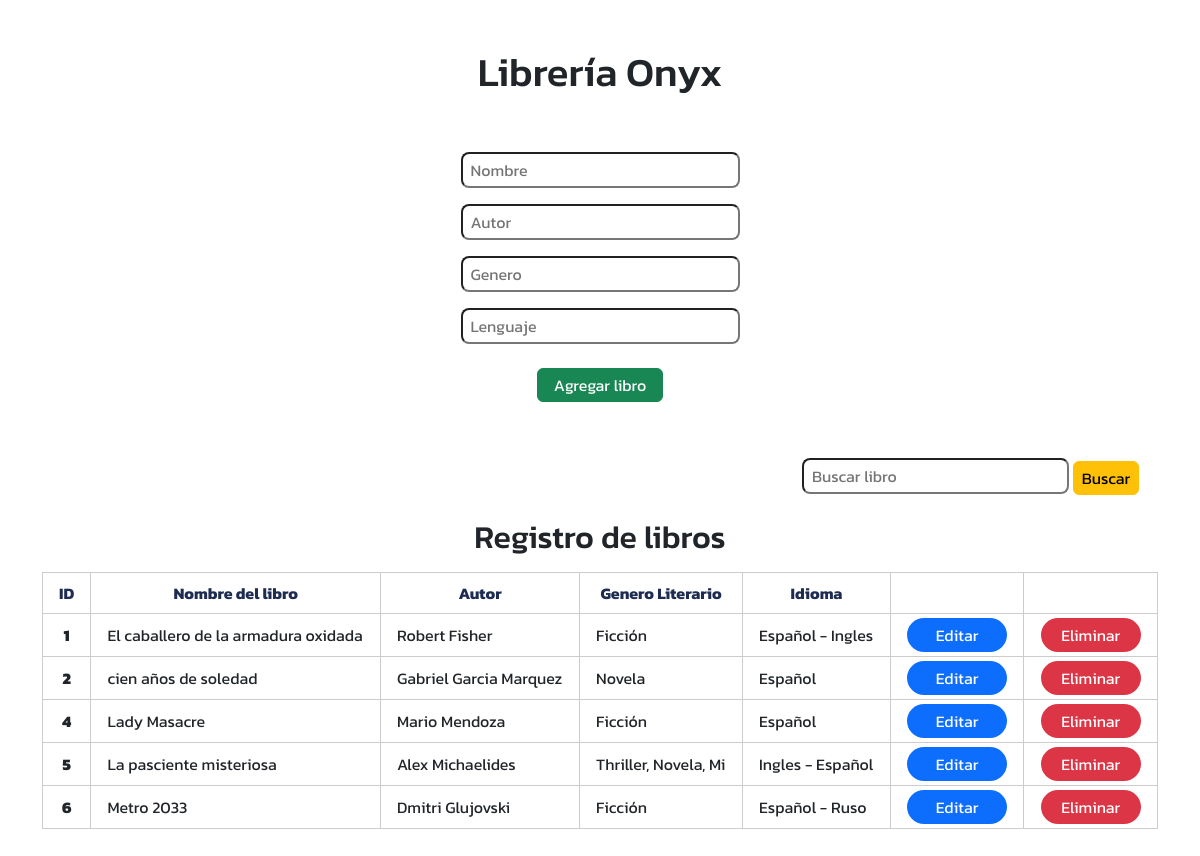
The page / on the database its author committed.
### tables this page shows
CREATE TABLE `books` (
  `id` int(11) NOT NULL,
  `bookName` varchar(80) NOT NULL,
  `author` varchar(80) NOT NULL,
  `literaryGenre` varchar(20) NOT NULL,
  `language` varchar(20) NOT NULL
);

### index.php (the view, shortened to what this page needs)
<?php
$funConec = conectioBD();
$querSQL = "SELECT * FROM books";
$query = mysqli_query($funConec, $querSQL);
?>
<!DOCTYPE html>
<html lang="en">
<head>
    <link rel="stylesheet" href="assets/style.css">
    <link href="https://cdn.jsdelivr.net/npm/bootstrap@5.3.2/dist/css/bootstrap.min.css" rel="stylesheet">
</head>
<body>
    <div class="container">
        <div class="row">
            <div class="col-12">
                <div class="w-100 mt-5 mb-5">
                    <h1 class="text-center mt-5 mb-5">Librería Onyx</h1>
                    <form class="d-flex align-items-center justify-content-center flex-column" action="insert_books.php" method="POST">
                        <input class="my-2 w-25 rounded-3 py-1 px-2" type="text" name="bookName" placeholder="Nombre">
                        <input class="my-2 w-25 rounded-3 py-1 px-2" type="text" name="author" placeholder="Autor">
                        <input class="my-2 w-25 rounded-3 py-1 px-2" type="text" name="literaryGenre" placeholder="Genero">
                        <input class="my-2 w-25 rounded-3 py-1 px-2" type="text" name="language" placeholder="Lenguaje">
                        <input class="btn btn-success mt-3 py-1 px-3" type="submit" value="Agregar libro" placeholder="Agregar">
                    </form>
                </div>
            </div>
            <div class="col-4 offset-8">
                <form action="search_books.php" method="POST">
                    <input class="my-2 w-75 rounded-3 py-1 px-2" type="search" name="search" placeholder="Buscar libro">
                    <input class="btn btn-warning py-1 px-2" type="submit" value="Buscar" placeholder="Buscar">
                </form>
            </div>
            <div class="col-12">
                <div>
                    <h2 class="text-center my-3">Registro de libros</h2>
                    <table class="w-100 mb-5">
                        <thead>
                            <tr>
                                <th class="px-3 py-2 text-center">ID</th>
                                <th class="px-3 py-2 text-center">Nombre del libro</th>
                                <th class="px-3 py-2 text-center">Autor</th>
                                <th class="px-3 py-2 text-center">Genero Literario</th>
                                <th class="px-3 py-2 text-center">Idioma</th>
                                <th class="px-3 py-2 text-center"></th>
                                <th class="px-3 py-2 text-center"></th>
                            </tr>
                        </thead>
                        <tbody>
                            <?php while($row = mysqli_fetch_array($query)): ?>
                            <tr>
                                <th class="text-center px-3 py-1"><?= $row['id']?></th>
                                <th class="px-3 py-1"><?= $row['bookName']?></th>
                                <th class="px-3 py-1"><?= $row['author']?></th>
                                <th class="px-3 py-1"><?= $row['literaryGenre']?></th>
                                <th class="px-3 py-1"><?= $row['language']?></th>
                                <th class="px-3 py-1"><a class="main-btn-crud edit" href="update_books.php?id=<?= $row['id']?>">Editar</a></th>
                                <th class="px-3 py-1"><a class="main-btn-crud delete" href="delete_books.php?id=<?= $row['id']?>">Eliminar</a></th>
                            </tr>
                            <?php endwhile; ?>
                        </tbody>
                    </table>
                </div>
            </div>
        </div>
    </div>
</body>
</html>

### assets/style.css (style rules this page uses)
:root { --gray1: #CCCCCC; --blue1: #1d2c50; --blue2: #0d6efd; --blue3: #ebf1f1; --white: #FFFFFF; --red1: #dc3545; }
* { margin: 0; padding: 0; box-sizing: border-box; }
body { font-family: 'Kanit', sans-serif!important; }
table thead tr th, tbody tr th { border: 1px solid var(--gray1); }
table thead tr th { color: var(--blue1); }
tbody tr > th { font-weight: 400; }
tbody tr th .main-btn-crud { text-decoration: none; color: var(--white); width: 100px!important; display: block; text-align: center; padding: 5px 0; border-radius: 20px; margin: auto; }
tbody tr th:first-child { font-weight: 800; }
tbody tr th .main-btn-crud.edit { background-color: var(--blue2); }
tbody tr th .main-btn-crud.delete { background-color: var(--red1); }

### rows shown on the page
books: id "1", bookName "El caballero de la armadura oxidada", author "Robert Fisher", literaryGenre "Ficción", language "Español - Ingles"
books: id "2", bookName "cien años de soledad", author "Gabriel Garcia Marquez", literaryGenre "Novela", language "Español"
books: id "4", bookName "Lady Masacre", author "Mario Mendoza", literaryGenre "Ficción", language "Español"
books: id "5", bookName "La pasciente misteriosa", author "Alex Michaelides", literaryGenre "Thriller, Novela, Mi", language "Ingles - Español"
books: id "6", bookName "Metro 2033", author "Dmitri Glujovski", literaryGenre "Ficción", language "Español - Ruso"
